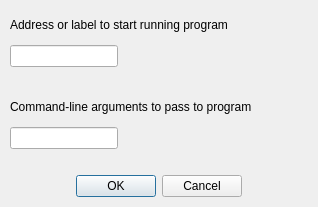
<?xml version="1.0" encoding="UTF-8"?>

<!--
   SPIM S20 MIPS simulator.
   Terminal interface for SPIM simulator.

   Copyright (c) 1990-2010, James R. Larus.
   All rights reserved.

   Redistribution and use in source and binary forms, with or without modification,
   are permitted provided that the following conditions are met:

   Redistributions of source code must retain the above copyright notice,
   this list of conditions and the following disclaimer.

   Redistributions in binary form must reproduce the above copyright notice,
   this list of conditions and the following disclaimer in the documentation and/or
   other materials provided with the distribution.

   Neither the name of the James R. Larus nor the names of its contributors may be
   used to endorse or promote products derived from this software without specific
   prior written permission.

   THIS SOFTWARE IS PROVIDED BY THE COPYRIGHT HOLDERS AND CONTRIBUTORS "AS IS"
   AND ANY EXPRESS OR IMPLIED WARRANTIES, INCLUDING, BUT NOT LIMITED TO, THE
   IMPLIED WARRANTIES OF MERCHANTABILITY AND FITNESS FOR A PARTICULAR PURPOSE
   ARE DISCLAIMED. IN NO EVENT SHALL THE COPYRIGHT HOLDER OR CONTRIBUTORS BE
   LIABLE FOR ANY DIRECT, INDIRECT, INCIDENTAL, SPECIAL, EXEMPLARY, OR
   CONSEQUENTIAL DAMAGES (INCLUDING, BUT NOT LIMITED TO, PROCUREMENT OF SUBSTITUTE
   GOODS OR SERVICES; LOSS OF USE, DATA, OR PROFITS; OR BUSINESS INTERRUPTION)
   HOWEVER CAUSED AND ON ANY THEORY OF LIABILITY, WHETHER IN CONTRACT, STRICT
   LIABILITY, OR TORT (INCLUDING NEGLIGENCE OR OTHERWISE) ARISING IN ANY WAY
   OUT OF THE USE OF THIS SOFTWARE, EVEN IF ADVISED OF THE POSSIBILITY OF SUCH DAMAGE.
-->


<ui version="4.0">
 <class>SetRunParametersDialog</class>
 <widget class="QDialog" name="SetRunParametersDialog">
  <property name="geometry">
   <rect>
    <x>0</x>
    <y>0</y>
    <width>318</width>
    <height>207</height>
   </rect>
  </property>
  <property name="windowTitle">
   <string>Set Run Parameters</string>
  </property>
  <widget class="QWidget" name="gridLayoutWidget">
   <property name="geometry">
    <rect>
     <x>10</x>
     <y>10</y>
     <width>298</width>
     <height>187</height>
    </rect>
   </property>
   <layout class="QGridLayout" name="gridLayout">
    <item row="0" column="0">
     <widget class="QLabel" name="label">
      <property name="text">
       <string>Address or label to start running program</string>
      </property>
     </widget>
    </item>
    <item row="1" column="0">
     <widget class="QLineEdit" name="addressLineEdit">
      <property name="sizePolicy">
       <sizepolicy hsizetype="Fixed" vsizetype="Fixed">
        <horstretch>0</horstretch>
        <verstretch>0</verstretch>
       </sizepolicy>
      </property>
     </widget>
    </item>
    <item row="2" column="0">
     <spacer name="horizontalSpacer">
      <property name="orientation">
       <enum>Qt::Horizontal</enum>
      </property>
      <property name="sizeHint" stdset="0">
       <size>
        <width>40</width>
        <height>20</height>
       </size>
      </property>
     </spacer>
    </item>
    <item row="3" column="0">
     <widget class="QLabel" name="label_2">
      <property name="text">
       <string>Command-line arguments to pass to program</string>
      </property>
     </widget>
    </item>
    <item row="4" column="0">
     <widget class="QLineEdit" name="argsLineEdit">
      <property name="sizePolicy">
       <sizepolicy hsizetype="Fixed" vsizetype="Fixed">
        <horstretch>0</horstretch>
        <verstretch>0</verstretch>
       </sizepolicy>
      </property>
     </widget>
    </item>
    <item row="6" column="0">
     <widget class="QDialogButtonBox" name="buttonBox">
      <property name="standardButtons">
       <set>QDialogButtonBox::Cancel|QDialogButtonBox::Ok</set>
      </property>
      <property name="centerButtons">
       <bool>true</bool>
      </property>
     </widget>
    </item>
    <item row="5" column="0">
     <spacer name="verticalSpacer">
      <property name="orientation">
       <enum>Qt::Vertical</enum>
      </property>
      <property name="sizeType">
       <enum>QSizePolicy::Fixed</enum>
      </property>
      <property name="sizeHint" stdset="0">
       <size>
        <width>20</width>
        <height>20</height>
       </size>
      </property>
     </spacer>
    </item>
   </layout>
  </widget>
 </widget>
 <resources/>
 <connections>
  <connection>
   <sender>buttonBox</sender>
   <signal>accepted()</signal>
   <receiver>SetRunParametersDialog</receiver>
   <slot>accept()</slot>
   <hints>
    <hint type="sourcelabel">
     <x>158</x>
     <y>173</y>
    </hint>
    <hint type="destinationlabel">
     <x>158</x>
     <y>90</y>
    </hint>
   </hints>
  </connection>
  <connection>
   <sender>buttonBox</sender>
   <signal>rejected()</signal>
   <receiver>SetRunParametersDialog</receiver>
   <slot>reject()</slot>
   <hints>
    <hint type="sourcelabel">
     <x>158</x>
     <y>173</y>
    </hint>
    <hint type="destinationlabel">
     <x>158</x>
     <y>90</y>
    </hint>
   </hints>
  </connection>
 </connections>
</ui>
